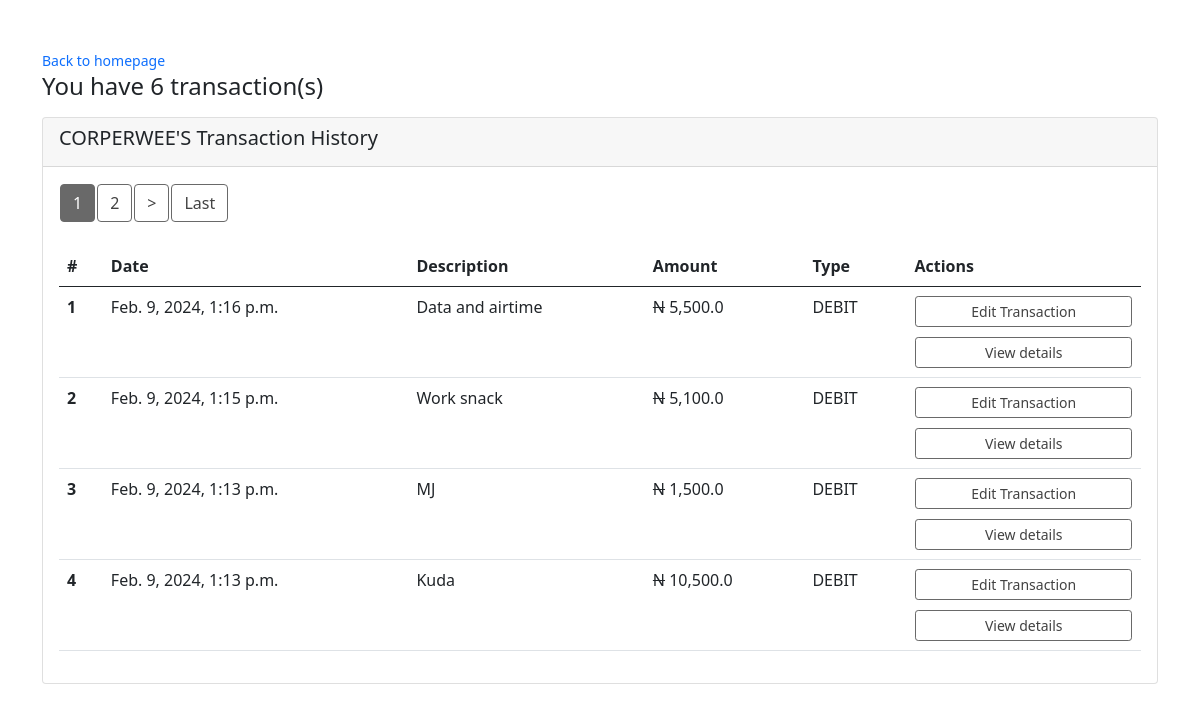
The page /mytransactions/list/ (signed in) on the database its author committed.
### mainapp/models.py (models this page shows, shortened)
class Transaction(models.Model):
    user = models.ForeignKey(User, on_delete = models.CASCADE, null=True)
    title = models.CharField(max_length = 100)
    amount = models.FloatField()
    expense_type = models.CharField(max_length=10, choices=TYPE, default='Positive')
    date = models.DateTimeField(default = timezone.now)
    class Meta:
        ordering = ['-date']

### mainapp/views.py (the view)
# urls.py: path('mytransactions/list/', views.TransactionList.as_view(), name='my-transactions' ),
class TransactionList(LoginRequiredMixin, ListView):
    model = Transaction
    context_object_name = "transactions"
    template_name = "mainapp/my-transactions.html"
    ordering = '-date'
    paginate_by = 4
    def get_context_data(self, **kwargs: Any) -> dict[str, Any]:
        context = super().get_context_data(**kwargs)
        number_of_transactions = Transaction.objects.filter(user=self.request.user).count()
        items_per_page = self.paginate_by
        page = self.request.GET.get('page', 1)
        offset = items_per_page * (int(page) - 1)
        context['offset'] = offset
        context["number_of_transactions"] = number_of_transactions
        return context
    def get_queryset(self) -> QuerySet[Any]:
        return Transaction.objects.filter(user=self.request.user).order_by('-date')

### mainapp/templates/mainapp/my-transactions.html (shortened to what this page needs)
{% extends 'mainapp/homepage.html' %}
{% block content %}
    <div class="container mt-5">
        <small class="text-muted mb-2">
            <a href="{% url 'home'%}" class="ml-2 mb-2 text-decoration-none">Back to homepage</a>
        </small>
        <p class="font-weight-bold h4">You have {{number_of_transactions}} transaction(s)</p>
        <div class="card mt-3">
            <div class="card-header">
                <h5 class="card-title"><span class="text-uppercase">{{request.user}}'s </span>Transaction History</h5>
            </div>
            <div class="card-body">
                <table class="table table-responsive p-1">
                    <thead>
                        <tr>
                            <th scope="col">#</th>
                            <th scope="col">Date</th>
                            <th scope="col">Description</th>
                            <th scope="col">Amount</th>
                            <th scope="col">Type</th>
                            <th scope="col">Actions</th>
                        </tr>
                    </thead>
                    <tbody>
                        {% for transaction in transactions %}
                            <tr>
                                <th scope="row">{{ offset|add:forloop.counter }}</th>
                                <td>{{transaction.date}}</td>
                                <td>{{transaction.title}}</td>
                                <td><span class="naira">N</span> <span class="number-figures">{{transaction.amount}}</span></td>
                                <td>
                                    {% if transaction.expense_type == 'Negative' %}
                                        DEBIT
                                    {% elif transaction.expense_type == 'Positive' %}
                                        CREDIT
                                    {% endif %}
                                </td>
                                <td>
                                    <div class="edit-delete">
                                        <a href="{% url 'edit' transaction.pk %}" class="btn btn-outline-info btn-sm">Edit Transaction</a>
                                        <a href="{% url 'transaction-detail' transaction.pk %}" class="btn btn-outline-info btn-sm">View details</a>
                                    </div>
                                </td>
                            </tr>
                        {% endfor%}
                        {% if is_paginated %}
                            {% for num in page_obj.paginator.page_range %}
                                {% if page_obj.number == num %}
                                    <a href="?page={{num}}" class="btn btn-info mb-4">{{num}}</a>
                                {% elif num > page_obj.number|add:'-2' and num < page_obj.number|add:'2' %}
                                    <a href="?page={{num}}" class="btn btn-outline-info mb-4">{{num}}</a>
                                {% endif %}
                            {% endfor %}
                            {% if page_obj.has_next %}
                                <a href="?page={{page_obj.next_page_number}}" class="btn btn-outline-info mb-4">></a>
                                <a href="?page={{page_obj.paginator.num_pages}}" class="btn btn-outline-info mb-4">Last</a>
                            {% endif %}
                        {% endif %}
                    </tbody>
                </table>
            </div>
        </div>
    </div>
{% endblock content %}

### mainapp/static/mainapp/css/template.css (style rules this page uses)
* { padding: 0; margin: 0; box-sizing: border-box; }
.naira { text-decoration: line-through; }
td .edit-delete { display: flex; flex-direction: column; gap: .51rem; }
.btn { background-color: white; border-color: rgb(105, 105, 105); margin: 1px; color: #424242; }
.btn-info { background-color: rgb(105, 105, 105); border-color: rgb(105, 105, 105); color: white; }

### rows shown on the page
Transaction: counter "1", expense_type "DEBIT"
Transaction: counter "2", expense_type "DEBIT"
Transaction: counter "3", expense_type "DEBIT"
Transaction: counter "4", expense_type "DEBIT"

### other values the page prints
{{ number_of_transactions }} "6"
{{ request.user }} "CORPERWEE"
{{ num }} "1"
{{ num }} "2"
